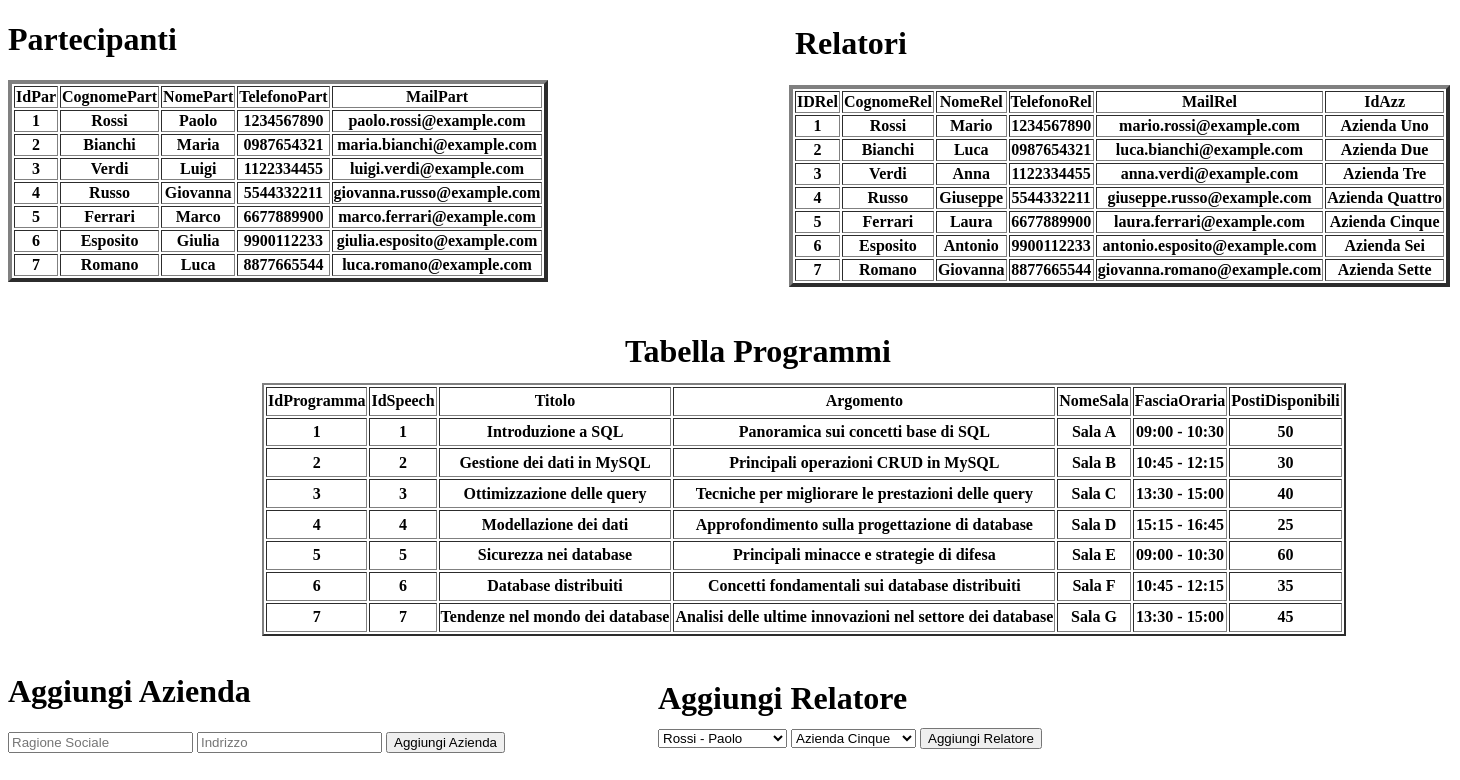
The app's page /php/Admin.php (signed in) with its own data.
### tables this page shows
create table if not exists Partecipante(
    IdPar int not null auto_increment,
    CognomePart varchar(30) not null,
    NomePart  varchar(30) not null,
    TelefonoPart  varchar(15),
    MailPart varchar(30),
    primary key (IdPar)
);

create table if not exists Relatore(
    IDRel int not null auto_increment,
    CognomeRel varchar(30) not null,
    NomeRel  varchar(30) not null,
    TelefonoRel  varchar(15),
    MailRel varchar(30),
    IdAzz varchar(30) null,
    primary key(IDRel),
    foreign key (IdAzz) references Azienda(RagioneSocialeAzienda)
);

create table if not exists Programma(
    IdProgramma int not null auto_increment,
    IdSpeech int not null,
    NomeSala varchar(20) not null,
    FasciaOraria varchar(20) not null,
    primary key (IdProgramma),
    foreign key (IdSpeech) references Speech(IdSpeech),
    foreign key (NomeSala) references Sala(NomeSala)
);

create table if not exists Speech(
    IdSpeech int not null auto_increment,
    Titolo varchar(40) not null,
    Argomento text not null,
    primary key (IdSpeech)
);

create table if not exists Sala(
    NomeSala varchar(20) not null,
    NpostiSala int not null,
    NPiano int not null,
    primary key (NomeSala),
    foreign key (NPiano) references Piano(NumeroPiano)
);

### php/DB.php (called while the page is built, shortened)
<?php
class Database {
	private static $host = "localhost";
	private static $username = "root";
	private static $password = "";
	private static $dbname = "Convection";
	private static $connection;
	public static function connect() {
		self::$connection = new mysqli(self::$host, self::$username, self::$password,self::$dbname);
		return true;
	}
	public  static function executeQuery($query) {
		$result = self::$connection->query($query);
		return $result;
	}
}
?>

### php/Admin.php (the view, shortened to what this page needs)
<?php
if ($_SESSION["Ruolo"] == "Admin") {
?>
<!DOCTYPE html>
<html lang="en">
<head>
</head>
<body id="content">
<h1 id="PartT">Partecipanti</h1>
<table border="4" id="tablePartecipanti">
    <tr>
        <th>IdPar</th>
        <th>CognomePart</th>
        <th>NomePart</th>
        <th>TelefonoPart</th>
        <th>MailPart</th>
    </tr>
    <?php
    include "DB.php";
    $ris=Database::executeQuery("select * from Partecipante");
    $Par=$ris->fetch_all(MYSQLI_ASSOC);
    for ($i=0; $i < count($Par); $i++) {
        echo "<tr>";
        foreach ($Par[$i] as $key => $value) {
            echo "<th>".$value."</th>";
        }
        echo "</tr>";
    }
    ?>
</table>
<h1 id="RelTit">Relatori</h1>
<table border="4" id="tableRelatori">
    <tr>
        <th>IDRel</th>
        <th>CognomeRel</th>
        <th>NomeRel</th>
        <th>TelefonoRel</th>
        <th>MailRel</th>
        <th>IdAzz</th>
    </tr>
    <?php
    $ris=Database::executeQuery("select * from Relatore");
    $Rel=$ris->fetch_all(MYSQLI_ASSOC);
    for ($i=0; $i < count($Rel); $i++) {
        echo "<tr>";
        foreach ($Rel[$i] as $key => $value) {
            echo "<th>".$value."</th>";
        }
        echo "</tr>";
    }
    ?>
</table>
<h1 id="ProgTit">Tabella Programmi</h1>
<table border="2" id="TableProgrammi">
    <tr>
        <th>IdProgramma</th>
        <th>IdSpeech</th>
        <th>Titolo</th>
        <th>Argomento</th>
        <th>NomeSala</th>
        <th>FasciaOraria</th>
        <th>PostiDisponibili</th>
    </tr>
    <?php
    $ris=Database::executeQuery("SELECT Programma.IdProgramma,Speech.IdSpeech,Speech.Titolo,Speech.Argomento,Programma.NomeSala,Programma.FasciaOraria,Sala.NpostiSala FROM `Programma` , `Speech`,`Sala` WHERE Programma.IdSpeech = Speech.IdSpeech AND Programma.NomeSala = Sala.NomeSala; ");
    for ($i=0; $i < $ris->num_rows; $i++) {
        echo "<tr>";
        foreach ($ris->fetch_assoc() as $key => $value) {
            echo "<th>".$value."</th>";
        }
        echo "</tr>";
    }
    ?>
</table>
<h1 id="AddAziendaTit">Aggiungi Azienda </h1>
<form method='get' action='./AddAzienda.php' id="AddAzienda">
    <input type='text' placeholder='Ragione Sociale' name='RagSoc'/>
    <input type='text' placeholder='Indrizzo' name='IndAzzienda'/>
    <button type='submit'>Aggiungi Azienda</button>
</form>
<h1 id="AddRelTit">Aggiungi Relatore</h1>
<form method='get' action='./AddRell.php' id="AddRell">
    <select  name="PartId">
        <?php
        for ($i=0; $i < count($Par) ; $i++) {
            echo "<option value='".$Par[$i]["IdPar"]."'>".$Par[$i]["CognomePart"]." - ".$Par[$i]["NomePart"] ."</option>";
        }
        ?>
    </select>
    <?php
    $aziende=Database::executeQuery("select * from Azienda");
    if ($aziende->num_rows > 0) {
        $aziende = $aziende->fetch_all(MYSQLI_ASSOC);
        echo "
        <select name='azienda'>
            <option value='Sc'disabled >scegli un azienda</option>";
        foreach ($aziende as $azienda) {
            $rs=$azienda['RagioneSocialeAzienda'];
            echo "<option value='".$rs."'>" .$rs."</option>";
        }
        echo "</select>
        <button type='submit'>Aggiungi Relatore</button>";
    }
?>
</form>
</body>
</html>
<?php
}else{
    echo "Non Puoi Accedere a questa pagina
    <a href='../index.php'>Home</a>";
}?>

### php/Admin.php (style rules this page uses)
#tableRelatori { transform:translatex(781px) translatey(-277px); }
#RelTit { transform:translatex(787px) translatey(-278px); width:111px; }
#ProgTit { transform:translatex(617px) translatey(-263px); padding-top:11px; width:268px; }
#TableProgrammi { transform:translatex(254px) translatey(-272px); min-height:253px; }
#AddAziendaTit { transform:translatex(0px) translatey(-256px); width:268px; }
#AddAzienda { transform:translatex(0px) translatey(-256px); width:500px; }
#AddRelTit { width:300px; transform:translatex(650px) translatey(-350px); }
#AddRell { transform:translatex(650px) translatey(-360px); width:400px; }

### records on screen
partecipante: IdPar "1", CognomePart "Rossi", NomePart "Paolo", TelefonoPart "1234567890", MailPart "paolo.rossi@example.com"
partecipante: IdPar "2", CognomePart "Bianchi", NomePart "Maria", TelefonoPart "0987654321", MailPart "maria.bianchi@example.com"
partecipante: IdPar "3", CognomePart "Verdi", NomePart "Luigi", TelefonoPart "1122334455", MailPart "luigi.verdi@example.com"
partecipante: IdPar "4", CognomePart "Russo", NomePart "Giovanna", TelefonoPart "5544332211", MailPart "giovanna.russo@example.com"
partecipante: IdPar "5", CognomePart "Ferrari", NomePart "Marco", TelefonoPart "6677889900", MailPart "marco.ferrari@example.com"
partecipante: IdPar "6", CognomePart "Esposito", NomePart "Giulia", TelefonoPart "9900112233", MailPart "giulia.esposito@example.com"
partecipante: IdPar "7", CognomePart "Romano", NomePart "Luca", TelefonoPart "8877665544", MailPart "luca.romano@example.com"
relatore: IDRel "1", CognomeRel "Rossi", NomeRel "Mario", TelefonoRel "1234567890", MailRel "mario.rossi@example.com", IdAzz "Azienda Uno"
relatore: IDRel "2", CognomeRel "Bianchi", NomeRel "Luca", TelefonoRel "0987654321", MailRel "luca.bianchi@example.com", IdAzz "Azienda Due"
relatore: IDRel "3", CognomeRel "Verdi", NomeRel "Anna", TelefonoRel "1122334455", MailRel "anna.verdi@example.com", IdAzz "Azienda Tre"
relatore: IDRel "4", CognomeRel "Russo", NomeRel "Giuseppe", TelefonoRel "5544332211", MailRel "giuseppe.russo@example.com", IdAzz "Azienda Quattro"
relatore: IDRel "5", CognomeRel "Ferrari", NomeRel "Laura", TelefonoRel "6677889900", MailRel "laura.ferrari@example.com", IdAzz "Azienda Cinque"
relatore: IDRel "6", CognomeRel "Esposito", NomeRel "Antonio", TelefonoRel "9900112233", MailRel "antonio.esposito@example.com", IdAzz "Azienda Sei"
relatore: IDRel "7", CognomeRel "Romano", NomeRel "Giovanna", TelefonoRel "8877665544", MailRel "giovanna.romano@example.com", IdAzz "Azienda Sette"
programma: IdProgramma "1", NomeSala "Sala A", FasciaOraria "09:00 - 10:30"
speech: IdSpeech "1", Titolo "Introduzione a SQL", Argomento "Panoramica sui concetti base di SQL"
sala: NpostiSala "50"
programma: IdProgramma "2", NomeSala "Sala B", FasciaOraria "10:45 - 12:15"
speech: IdSpeech "2", Titolo "Gestione dei dati in MySQL", Argomento "Principali operazioni CRUD in MySQL"
sala: NpostiSala "30"
programma: IdProgramma "3", NomeSala "Sala C", FasciaOraria "13:30 - 15:00"
speech: IdSpeech "3", Titolo "Ottimizzazione delle query", Argomento "Tecniche per migliorare le prestazioni delle query"
sala: NpostiSala "40"
programma: IdProgramma "4", NomeSala "Sala D", FasciaOraria "15:15 - 16:45"
speech: IdSpeech "4", Titolo "Modellazione dei dati", Argomento "Approfondimento sulla progettazione di database"
sala: NpostiSala "25"
programma: IdProgramma "5", NomeSala "Sala E", FasciaOraria "09:00 - 10:30"
speech: IdSpeech "5", Titolo "Sicurezza nei database", Argomento "Principali minacce e strategie di difesa"
sala: NpostiSala "60"
programma: IdProgramma "6", NomeSala "Sala F", FasciaOraria "10:45 - 12:15"
speech: IdSpeech "6", Titolo "Database distribuiti", Argomento "Concetti fondamentali sui database distribuiti"
sala: NpostiSala "35"
programma: IdProgramma "7", NomeSala "Sala G", FasciaOraria "13:30 - 15:00"
speech: IdSpeech "7", Titolo "Tendenze nel mondo dei database", Argomento "Analisi delle ultime innovazioni nel settore dei database"
sala: NpostiSala "45"

### other values on screen
form field PartId "Rossi - Paolo"
form field azienda "Azienda Cinque"
